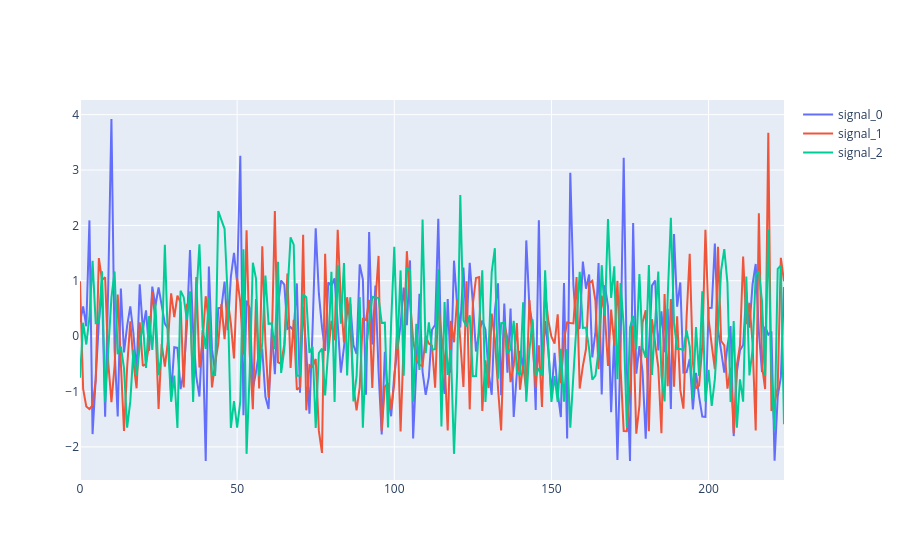

The notebook cell this image was saved under:
### Markdown cell above
...for plotting

### Code cell
trapallada.plot.df(df)

### Figure 1 — Plotly figure (JSON) as saved in the notebook; plotly's stock layout.template omitted (floating-point values rounded to 4 significant figures; data arrays with more than 128 entries replaced by an {"elided": "..."} marker saying what was removed)
{"data": [{"mode": "lines", "name": "signal_0", "type": "scatter", "x": {"elided": "225 int values"}, "y": {"elided": "225 float values"}}, {"mode": "lines", "name": "signal_1", "type": "scatter", "x": {"elided": "225 int values"}, "y": {"elided": "225 float values"}}, {"mode": "lines", "name": "signal_2", "type": "scatter", "x": {"elided": "225 int values"}, "y": {"elided": "225 float values"}}], "layout": {}}
